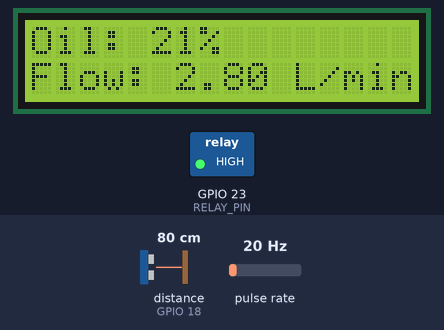
This sketch was run on a simulated ESP32. On the bench: 16×2 character LCD, switched loads named in the sketch (green lamp = pin HIGH). Wiring (inferred from the names in the program): ultrasonic range finder: trigger GPIO 5; echo GPIO 18; pulse sensor: data GPIO 34. Inputs (shaded band) come from the test bench; at power-on: distance to the obstacle (sensor on GPIO 18) 80 cm, pulse rate 20 Hz. The echo pulse lasts 58.3 µs per cm; WiFi joins after 1.5 s; servers stay silent unless stated; uploads are accepted with an empty reply; pins used as bus, display or sensor lines are not drawn; what the sketch prints to the serial monitor is not drawn.

Above: at 3.2 s.
3.3 s: distance to the obstacle (sensor on GPIO 18) set to 93 cm
At 6.6 s:
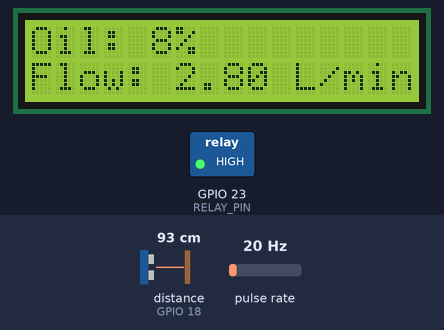
6.9 s: distance to the obstacle (sensor on GPIO 18) set to 100 cm
At 10.1 s:
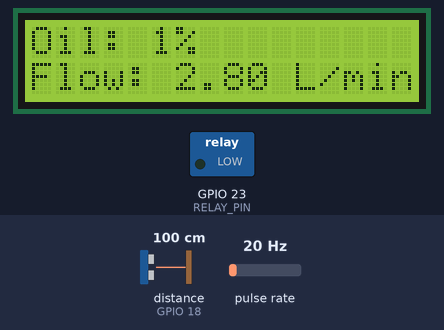
11.1 s: pulse rate (sensor on GPIO 34) set to 4 Hz
At 14.0 s:
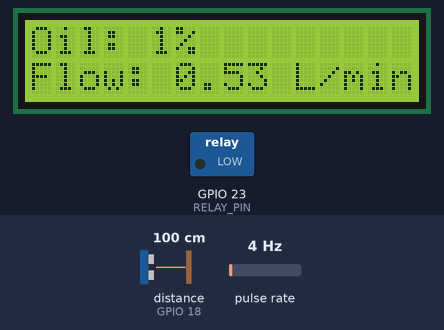
14.5 s: distance to the obstacle (sensor on GPIO 18) set to 6 cm
At 15.8 s:
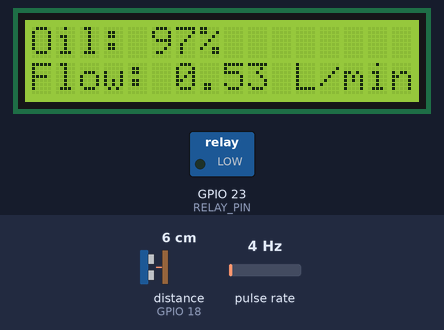
18.7 s: distance to the obstacle (sensor on GPIO 18) set to 3 cm
At 20.8 s:
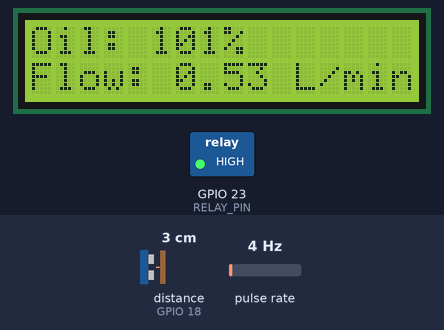
22.6 s: pulse rate (sensor on GPIO 34) set to 50 Hz
At 24.1 s:
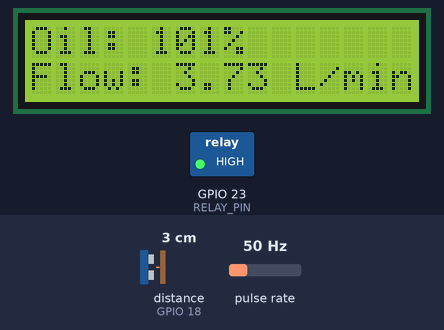
Timing chart, 0 to 25.6 s (numbered marks = the images above; inputs shaded):
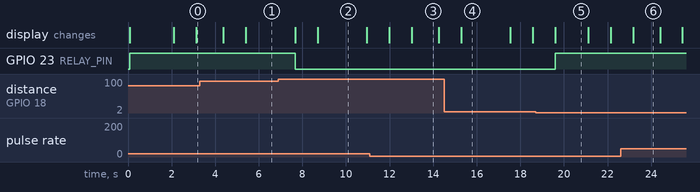

The sketch:

sketch_apr3cworking-Oil.ino
```cpp
#include <WiFi.h>
#include <HTTPClient.h>
#include <Wire.h>
#include <LiquidCrystal_I2C.h>
#include <UniversalTelegramBot.h>
#include <WiFiClientSecure.h>

// **🛠 Sensor & Motor Pins**
#define FLOW_SENSOR_PIN  34
#define TRIG_PIN         5
#define ECHO_PIN         18
#define RELAY_PIN        23

// **📟 LCD Display**
LiquidCrystal_I2C lcd(0x27, 16, 2);

// **🛢 Tank Parameters**
const int tankDepth = 100;

// **📶 Wi-Fi Credentials**
const char* ssid = "JOHN";
const char* password = "password";

// **📢 Telegram Bot Credentials**
#define BOT_TOKEN "8025573533:AAHTASOEhJzLGxrO9mbdGVoZloZjgA8Q_as"
#define CHAT_ID "1285349175"

WiFiClientSecure client;
UniversalTelegramBot bot(BOT_TOKEN, client);

// **📄 Google Sheets URL**
String GOOGLE_SCRIPT_URL = "https://script.google.com/macros/s/AKfycbzdmUe5N6hxC-mlx6DfIYL_AS7oJclhdFnpNkjRxZBCJaf3bHZebCLB6HTr-HfCSgEy/exec";

// **🌡 Variables**
int oilLevel = 0;
bool motorState = false;
volatile int pulseCount = 0;
float flowRate = 0.0;
bool lowOilAlertSent = false;
bool highOilAlertSent = false;
int requestedOil = 0;
String consumerName = "N/A";
String machineNumber = "N/A";
unsigned long lastTelegramMessage = 0;

// **⏳ ISR for Flow Sensor**
void IRAM_ATTR countPulse() {
    pulseCount++;
}

// **📏 Function to Read Oil Level**
int readOilLevel() {
    digitalWrite(TRIG_PIN, LOW);
    delayMicroseconds(2);
    digitalWrite(TRIG_PIN, HIGH);
    delayMicroseconds(10);
    digitalWrite(TRIG_PIN, LOW);

    long duration = pulseIn(ECHO_PIN, HIGH);
    int distance = duration * 0.034 / 2;
    int level = tankDepth - distance;

    if (level < 0) level = 0;
    return map(level, 0, tankDepth - 3, 0, 100);
}

// **🚰 Function to Calculate Flow Rate (L/min)**
float calculateFlowRate() {
    float frequency = pulseCount / 7.5;
    pulseCount = 0;
    return frequency;
}

// **📢 Function to Send Telegram Alert**
void sendTelegramAlert(String message) {
    if (millis() - lastTelegramMessage > 10000) {  // Send max 1 message every 10 sec
        Serial.println("🚀 Sending Telegram Message...");
        Serial.println("Message: " + message);

        bool sent = bot.sendMessage(CHAT_ID, message, "");

        if (sent) {
            Serial.println("✅ Message Sent Successfully!");
            lastTelegramMessage = millis();
        } else {
            Serial.println("❌ Failed to Send Message!");
        }
    } else {
        Serial.println("⏳ Telegram message skipped (too soon)");
    }
}

void setup() {
    Serial.begin(115200);
    lcd.init();
    lcd.backlight();
    lcd.setCursor(0, 0);
    lcd.print("Starting...");

    pinMode(FLOW_SENSOR_PIN, INPUT_PULLUP);
    pinMode(TRIG_PIN, OUTPUT);
    pinMode(ECHO_PIN, INPUT);
    pinMode(RELAY_PIN, OUTPUT);
    digitalWrite(RELAY_PIN, HIGH);

    attachInterrupt(digitalPinToInterrupt(FLOW_SENSOR_PIN), countPulse, RISING);

    WiFi.begin(ssid, password);
    while (WiFi.status() != WL_CONNECTED) {
        delay(1000);
        Serial.print(".");
    }

    Serial.println("\n✅ WiFi Connected!");
    client.setInsecure();

    sendTelegramAlert("✅ ESP32 Telegram Test Message!");
}

void loop() {
    oilLevel = readOilLevel();
    flowRate = calculateFlowRate();

    // **📟 Display Real-Time Data on LCD**
    lcd.clear();
    lcd.setCursor(0, 0);
    lcd.print("Oil: " + String(oilLevel) + "%");
    lcd.setCursor(0, 1);
    lcd.print("Flow: " + String(flowRate) + " L/min");

    // **🛑 Auto-refill logic**
    if (oilLevel < 5 && !motorState) {
        digitalWrite(RELAY_PIN, LOW);
        motorState = true;
        Serial.println("🚨 Motor ON - Low Oil Alert");
        sendTelegramAlert("⚠️ Low Oil! Refilling started.");
    }
    else if (oilLevel > 98 && motorState) {
        digitalWrite(RELAY_PIN, HIGH);
        motorState = false;
        Serial.println("✅ Motor OFF - Tank Full");
        sendTelegramAlert("✅ Oil Tank Full. Motor Stopped.");
    }

    // **🚰 Dispense oil if requested**
    if (requestedOil > 0) {
        Serial.println("Dispensing Oil...");
        digitalWrite(RELAY_PIN, LOW);
        motorState = true;
        pulseCount = 0;
        int dispensedOil = 0;

        while (dispensedOil < requestedOil) {
            dispensedOil = pulseCount * 1000 / 7.5;
        }

        digitalWrite(RELAY_PIN, HIGH);
        motorState = false;
        sendTelegramAlert("✅ Oil Dispensed: " + String(dispensedOil) + "ml");

        // **📝 Log Data to Google Sheets**
        String url = GOOGLE_SCRIPT_URL + "?consumer=" + consumerName +
                     "&machine_no=" + machineNumber +
                     "&req_oil=" + String(requestedOil) +
                     "&dispensed_oil=" + String(dispensedOil) +
                     "&oil_level=" + String(oilLevel) +
                     "&motor_status=" + (motorState ? "ON" : "OFF") +
                     "&flow_rate=" + String(flowRate);

        HTTPClient http;
        http.begin(url);
        http.GET();
        http.end();

        requestedOil = 0;
    }

    // **🌍 Send Data to Google Sheets Every 3 Seconds**
    static unsigned long lastUpdate = 0;
    if (millis() - lastUpdate > 3000) {
        String url = GOOGLE_SCRIPT_URL + "?consumer=N/A" +
                     "&machine_no=N/A" +
                     "&req_oil=0" +
                     "&dispensed_oil=0" +
                     "&oil_level=" + String(oilLevel) +
                     "&motor_status=" + (motorState ? "ON" : "OFF") +
                     "&flow_rate=" + String(flowRate);

        HTTPClient http;
        http.begin(url);
        http.GET();
        http.end();

        lastUpdate = millis();
    }

    delay(1000);
}
```

Measured:
- the behaviour switches between 96 and 97 cm on distance to the obstacle (sensor on GPIO 18) (found by bisection; images 1 and 2)
- the behaviour switches between 5 and 4 cm on distance to the obstacle (sensor on GPIO 18) (found by bisection; images 4 and 5)
- after the input at 3.3 s, the display: first changes after 1.1 s (image 1 shows a later state)
- after the input at 6.9 s, GPIO 23 (RELAY_PIN): HIGH → LOW after 0.77 s; the display: first changes after 0.77 s (image 2 shows a later state)
- after the input at 11.1 s, the display: first changes after 0.89 s (image 3 shows a later state)
- after the input at 14.5 s, the display: changes after 0.78 s (image 4)
- after the input at 18.7 s, GPIO 23 (RELAY_PIN): LOW → HIGH after 0.89 s; the display: changes after 0.90 s (image 5)
- after the input at 22.6 s, the display: changes after 0.58 s (image 6)
